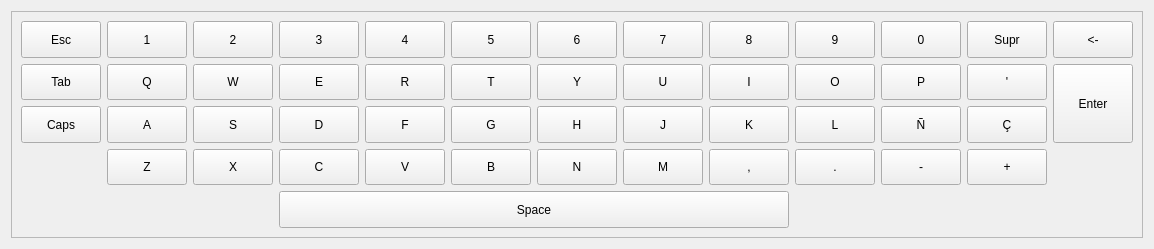
<?xml version="1.0" encoding="UTF-8"?>
<ui version="4.0">
 <class>Form</class>
 <widget class="QWidget" name="Form">
  <property name="geometry">
   <rect>
    <x>0</x>
    <y>0</y>
    <width>1093</width>
    <height>249</height>
   </rect>
  </property>
  <property name="windowTitle">
   <string>Form</string>
  </property>
  <layout class="QHBoxLayout" name="horizontalLayout">
   <item>
    <widget class="QFrame" name="frame">
     <property name="sizePolicy">
      <sizepolicy hsizetype="Preferred" vsizetype="Expanding">
       <horstretch>0</horstretch>
       <verstretch>0</verstretch>
      </sizepolicy>
     </property>
     <property name="styleSheet">
      <string notr="true">font: 75 14pt 'Sans Serif';</string>
     </property>
     <property name="frameShape">
      <enum>QFrame::StyledPanel</enum>
     </property>
     <property name="frameShadow">
      <enum>QFrame::Raised</enum>
     </property>
     <layout class="QGridLayout" name="gridLayout">
      <item row="1" column="2">
       <widget class="QPushButton" name="Key_W">
        <property name="sizePolicy">
         <sizepolicy hsizetype="Expanding" vsizetype="Expanding">
          <horstretch>0</horstretch>
          <verstretch>0</verstretch>
         </sizepolicy>
        </property>
        <property name="text">
         <string>W</string>
        </property>
       </widget>
      </item>
      <item row="1" column="3">
       <widget class="QPushButton" name="Key_E">
        <property name="sizePolicy">
         <sizepolicy hsizetype="Expanding" vsizetype="Expanding">
          <horstretch>0</horstretch>
          <verstretch>0</verstretch>
         </sizepolicy>
        </property>
        <property name="text">
         <string>E</string>
        </property>
       </widget>
      </item>
      <item row="1" column="4">
       <widget class="QPushButton" name="Key_R">
        <property name="sizePolicy">
         <sizepolicy hsizetype="Expanding" vsizetype="Expanding">
          <horstretch>0</horstretch>
          <verstretch>0</verstretch>
         </sizepolicy>
        </property>
        <property name="text">
         <string>R</string>
        </property>
       </widget>
      </item>
      <item row="1" column="5">
       <widget class="QPushButton" name="Key_T">
        <property name="sizePolicy">
         <sizepolicy hsizetype="Expanding" vsizetype="Expanding">
          <horstretch>0</horstretch>
          <verstretch>0</verstretch>
         </sizepolicy>
        </property>
        <property name="text">
         <string>T</string>
        </property>
       </widget>
      </item>
      <item row="1" column="6">
       <widget class="QPushButton" name="Key_Y">
        <property name="sizePolicy">
         <sizepolicy hsizetype="Expanding" vsizetype="Expanding">
          <horstretch>0</horstretch>
          <verstretch>0</verstretch>
         </sizepolicy>
        </property>
        <property name="text">
         <string>Y</string>
        </property>
       </widget>
      </item>
      <item row="1" column="7">
       <widget class="QPushButton" name="Key_U">
        <property name="sizePolicy">
         <sizepolicy hsizetype="Expanding" vsizetype="Expanding">
          <horstretch>0</horstretch>
          <verstretch>0</verstretch>
         </sizepolicy>
        </property>
        <property name="text">
         <string>U</string>
        </property>
       </widget>
      </item>
      <item row="1" column="8">
       <widget class="QPushButton" name="Key_I">
        <property name="sizePolicy">
         <sizepolicy hsizetype="Expanding" vsizetype="Expanding">
          <horstretch>0</horstretch>
          <verstretch>0</verstretch>
         </sizepolicy>
        </property>
        <property name="text">
         <string>I</string>
        </property>
       </widget>
      </item>
      <item row="1" column="9">
       <widget class="QPushButton" name="Key_O">
        <property name="sizePolicy">
         <sizepolicy hsizetype="Expanding" vsizetype="Expanding">
          <horstretch>0</horstretch>
          <verstretch>0</verstretch>
         </sizepolicy>
        </property>
        <property name="text">
         <string>O</string>
        </property>
       </widget>
      </item>
      <item row="2" column="7">
       <widget class="QPushButton" name="Key_J">
        <property name="sizePolicy">
         <sizepolicy hsizetype="Expanding" vsizetype="Expanding">
          <horstretch>0</horstretch>
          <verstretch>0</verstretch>
         </sizepolicy>
        </property>
        <property name="text">
         <string>J</string>
        </property>
       </widget>
      </item>
      <item row="2" column="4">
       <widget class="QPushButton" name="Key_F">
        <property name="sizePolicy">
         <sizepolicy hsizetype="Expanding" vsizetype="Expanding">
          <horstretch>0</horstretch>
          <verstretch>0</verstretch>
         </sizepolicy>
        </property>
        <property name="text">
         <string>F</string>
        </property>
       </widget>
      </item>
      <item row="2" column="8">
       <widget class="QPushButton" name="Key_K">
        <property name="sizePolicy">
         <sizepolicy hsizetype="Expanding" vsizetype="Expanding">
          <horstretch>0</horstretch>
          <verstretch>0</verstretch>
         </sizepolicy>
        </property>
        <property name="text">
         <string>K</string>
        </property>
       </widget>
      </item>
      <item row="2" column="5">
       <widget class="QPushButton" name="Key_G">
        <property name="sizePolicy">
         <sizepolicy hsizetype="Expanding" vsizetype="Expanding">
          <horstretch>0</horstretch>
          <verstretch>0</verstretch>
         </sizepolicy>
        </property>
        <property name="text">
         <string>G</string>
        </property>
       </widget>
      </item>
      <item row="2" column="1">
       <widget class="QPushButton" name="Key_A">
        <property name="sizePolicy">
         <sizepolicy hsizetype="Expanding" vsizetype="Expanding">
          <horstretch>0</horstretch>
          <verstretch>0</verstretch>
         </sizepolicy>
        </property>
        <property name="text">
         <string>A</string>
        </property>
       </widget>
      </item>
      <item row="2" column="9">
       <widget class="QPushButton" name="Key_L">
        <property name="sizePolicy">
         <sizepolicy hsizetype="Expanding" vsizetype="Expanding">
          <horstretch>0</horstretch>
          <verstretch>0</verstretch>
         </sizepolicy>
        </property>
        <property name="text">
         <string>L</string>
        </property>
       </widget>
      </item>
      <item row="2" column="10">
       <widget class="QPushButton" name="Key_Ntilde">
        <property name="sizePolicy">
         <sizepolicy hsizetype="Expanding" vsizetype="Expanding">
          <horstretch>0</horstretch>
          <verstretch>0</verstretch>
         </sizepolicy>
        </property>
        <property name="text">
         <string>Ñ</string>
        </property>
       </widget>
      </item>
      <item row="2" column="2">
       <widget class="QPushButton" name="Key_S">
        <property name="sizePolicy">
         <sizepolicy hsizetype="Expanding" vsizetype="Expanding">
          <horstretch>0</horstretch>
          <verstretch>0</verstretch>
         </sizepolicy>
        </property>
        <property name="text">
         <string>S</string>
        </property>
       </widget>
      </item>
      <item row="2" column="3">
       <widget class="QPushButton" name="Key_D">
        <property name="sizePolicy">
         <sizepolicy hsizetype="Expanding" vsizetype="Expanding">
          <horstretch>0</horstretch>
          <verstretch>0</verstretch>
         </sizepolicy>
        </property>
        <property name="text">
         <string>D</string>
        </property>
       </widget>
      </item>
      <item row="2" column="6">
       <widget class="QPushButton" name="Key_H">
        <property name="sizePolicy">
         <sizepolicy hsizetype="Expanding" vsizetype="Expanding">
          <horstretch>0</horstretch>
          <verstretch>0</verstretch>
         </sizepolicy>
        </property>
        <property name="text">
         <string>H</string>
        </property>
       </widget>
      </item>
      <item row="3" column="7">
       <widget class="QPushButton" name="Key_M">
        <property name="sizePolicy">
         <sizepolicy hsizetype="Expanding" vsizetype="Expanding">
          <horstretch>0</horstretch>
          <verstretch>0</verstretch>
         </sizepolicy>
        </property>
        <property name="text">
         <string>M</string>
        </property>
       </widget>
      </item>
      <item row="3" column="4">
       <widget class="QPushButton" name="Key_V">
        <property name="sizePolicy">
         <sizepolicy hsizetype="Expanding" vsizetype="Expanding">
          <horstretch>0</horstretch>
          <verstretch>0</verstretch>
         </sizepolicy>
        </property>
        <property name="text">
         <string>V</string>
        </property>
       </widget>
      </item>
      <item row="3" column="8">
       <widget class="QPushButton" name="Key_Colon">
        <property name="sizePolicy">
         <sizepolicy hsizetype="Expanding" vsizetype="Expanding">
          <horstretch>0</horstretch>
          <verstretch>0</verstretch>
         </sizepolicy>
        </property>
        <property name="text">
         <string>,</string>
        </property>
       </widget>
      </item>
      <item row="3" column="5">
       <widget class="QPushButton" name="Key_B">
        <property name="sizePolicy">
         <sizepolicy hsizetype="Expanding" vsizetype="Expanding">
          <horstretch>0</horstretch>
          <verstretch>0</verstretch>
         </sizepolicy>
        </property>
        <property name="text">
         <string>B</string>
        </property>
       </widget>
      </item>
      <item row="3" column="1">
       <widget class="QPushButton" name="Key_Z">
        <property name="sizePolicy">
         <sizepolicy hsizetype="Expanding" vsizetype="Expanding">
          <horstretch>0</horstretch>
          <verstretch>0</verstretch>
         </sizepolicy>
        </property>
        <property name="text">
         <string>Z</string>
        </property>
       </widget>
      </item>
      <item row="3" column="9">
       <widget class="QPushButton" name="Key_Period">
        <property name="sizePolicy">
         <sizepolicy hsizetype="Expanding" vsizetype="Expanding">
          <horstretch>0</horstretch>
          <verstretch>0</verstretch>
         </sizepolicy>
        </property>
        <property name="text">
         <string>.</string>
        </property>
       </widget>
      </item>
      <item row="3" column="10">
       <widget class="QPushButton" name="Key_Slash">
        <property name="sizePolicy">
         <sizepolicy hsizetype="Expanding" vsizetype="Expanding">
          <horstretch>0</horstretch>
          <verstretch>0</verstretch>
         </sizepolicy>
        </property>
        <property name="text">
         <string>-</string>
        </property>
       </widget>
      </item>
      <item row="3" column="2">
       <widget class="QPushButton" name="Key_X">
        <property name="sizePolicy">
         <sizepolicy hsizetype="Expanding" vsizetype="Expanding">
          <horstretch>0</horstretch>
          <verstretch>0</verstretch>
         </sizepolicy>
        </property>
        <property name="text">
         <string>X</string>
        </property>
       </widget>
      </item>
      <item row="3" column="3">
       <widget class="QPushButton" name="Key_C">
        <property name="sizePolicy">
         <sizepolicy hsizetype="Expanding" vsizetype="Expanding">
          <horstretch>0</horstretch>
          <verstretch>0</verstretch>
         </sizepolicy>
        </property>
        <property name="text">
         <string>C</string>
        </property>
       </widget>
      </item>
      <item row="3" column="6">
       <widget class="QPushButton" name="Key_N">
        <property name="sizePolicy">
         <sizepolicy hsizetype="Expanding" vsizetype="Expanding">
          <horstretch>0</horstretch>
          <verstretch>0</verstretch>
         </sizepolicy>
        </property>
        <property name="text">
         <string>N</string>
        </property>
       </widget>
      </item>
      <item row="1" column="12" rowspan="2" colspan="2">
       <widget class="QPushButton" name="Key_Enter">
        <property name="sizePolicy">
         <sizepolicy hsizetype="Expanding" vsizetype="Expanding">
          <horstretch>0</horstretch>
          <verstretch>0</verstretch>
         </sizepolicy>
        </property>
        <property name="text">
         <string>Enter</string>
        </property>
       </widget>
      </item>
      <item row="1" column="0">
       <widget class="QPushButton" name="Key_Tab">
        <property name="sizePolicy">
         <sizepolicy hsizetype="Expanding" vsizetype="Expanding">
          <horstretch>0</horstretch>
          <verstretch>0</verstretch>
         </sizepolicy>
        </property>
        <property name="text">
         <string>Tab</string>
        </property>
       </widget>
      </item>
      <item row="2" column="0">
       <widget class="QPushButton" name="pushCaps">
        <property name="sizePolicy">
         <sizepolicy hsizetype="Expanding" vsizetype="Expanding">
          <horstretch>0</horstretch>
          <verstretch>0</verstretch>
         </sizepolicy>
        </property>
        <property name="text">
         <string>Caps</string>
        </property>
        <property name="checkable">
         <bool>true</bool>
        </property>
       </widget>
      </item>
      <item row="0" column="0">
       <widget class="QPushButton" name="pushEscape">
        <property name="sizePolicy">
         <sizepolicy hsizetype="Expanding" vsizetype="Expanding">
          <horstretch>0</horstretch>
          <verstretch>0</verstretch>
         </sizepolicy>
        </property>
        <property name="text">
         <string>Esc</string>
        </property>
       </widget>
      </item>
      <item row="4" column="3" colspan="6">
       <widget class="QPushButton" name="Key_Space">
        <property name="sizePolicy">
         <sizepolicy hsizetype="Expanding" vsizetype="Expanding">
          <horstretch>0</horstretch>
          <verstretch>0</verstretch>
         </sizepolicy>
        </property>
        <property name="text">
         <string>Space</string>
        </property>
       </widget>
      </item>
      <item row="0" column="7">
       <widget class="QPushButton" name="Key_7">
        <property name="sizePolicy">
         <sizepolicy hsizetype="Expanding" vsizetype="Expanding">
          <horstretch>0</horstretch>
          <verstretch>0</verstretch>
         </sizepolicy>
        </property>
        <property name="text">
         <string>7</string>
        </property>
       </widget>
      </item>
      <item row="0" column="9">
       <widget class="QPushButton" name="Key_9">
        <property name="sizePolicy">
         <sizepolicy hsizetype="Expanding" vsizetype="Expanding">
          <horstretch>0</horstretch>
          <verstretch>0</verstretch>
         </sizepolicy>
        </property>
        <property name="text">
         <string>9</string>
        </property>
       </widget>
      </item>
      <item row="0" column="2">
       <widget class="QPushButton" name="Key_2">
        <property name="sizePolicy">
         <sizepolicy hsizetype="Expanding" vsizetype="Expanding">
          <horstretch>0</horstretch>
          <verstretch>0</verstretch>
         </sizepolicy>
        </property>
        <property name="text">
         <string>2</string>
        </property>
       </widget>
      </item>
      <item row="0" column="3">
       <widget class="QPushButton" name="Key_3">
        <property name="sizePolicy">
         <sizepolicy hsizetype="Expanding" vsizetype="Expanding">
          <horstretch>0</horstretch>
          <verstretch>0</verstretch>
         </sizepolicy>
        </property>
        <property name="text">
         <string>3</string>
        </property>
       </widget>
      </item>
      <item row="0" column="1">
       <widget class="QPushButton" name="Key_1">
        <property name="sizePolicy">
         <sizepolicy hsizetype="Expanding" vsizetype="Expanding">
          <horstretch>0</horstretch>
          <verstretch>0</verstretch>
         </sizepolicy>
        </property>
        <property name="text">
         <string>1</string>
        </property>
       </widget>
      </item>
      <item row="0" column="5">
       <widget class="QPushButton" name="Key_5">
        <property name="sizePolicy">
         <sizepolicy hsizetype="Expanding" vsizetype="Expanding">
          <horstretch>0</horstretch>
          <verstretch>0</verstretch>
         </sizepolicy>
        </property>
        <property name="text">
         <string>5</string>
        </property>
       </widget>
      </item>
      <item row="0" column="6">
       <widget class="QPushButton" name="Key_6">
        <property name="sizePolicy">
         <sizepolicy hsizetype="Expanding" vsizetype="Expanding">
          <horstretch>0</horstretch>
          <verstretch>0</verstretch>
         </sizepolicy>
        </property>
        <property name="text">
         <string>6</string>
        </property>
       </widget>
      </item>
      <item row="0" column="8">
       <widget class="QPushButton" name="Key_8">
        <property name="sizePolicy">
         <sizepolicy hsizetype="Expanding" vsizetype="Expanding">
          <horstretch>0</horstretch>
          <verstretch>0</verstretch>
         </sizepolicy>
        </property>
        <property name="text">
         <string>8</string>
        </property>
       </widget>
      </item>
      <item row="1" column="1">
       <widget class="QPushButton" name="Key_Q">
        <property name="sizePolicy">
         <sizepolicy hsizetype="Expanding" vsizetype="Expanding">
          <horstretch>0</horstretch>
          <verstretch>0</verstretch>
         </sizepolicy>
        </property>
        <property name="text">
         <string>Q</string>
        </property>
       </widget>
      </item>
      <item row="0" column="12" colspan="2">
       <widget class="QPushButton" name="Key_Backspace">
        <property name="sizePolicy">
         <sizepolicy hsizetype="Expanding" vsizetype="Expanding">
          <horstretch>0</horstretch>
          <verstretch>0</verstretch>
         </sizepolicy>
        </property>
        <property name="text">
         <string>&lt;-</string>
        </property>
       </widget>
      </item>
      <item row="1" column="11">
       <widget class="QPushButton" name="Key_Apostrophe">
        <property name="sizePolicy">
         <sizepolicy hsizetype="Expanding" vsizetype="Expanding">
          <horstretch>0</horstretch>
          <verstretch>0</verstretch>
         </sizepolicy>
        </property>
        <property name="text">
         <string>'</string>
        </property>
       </widget>
      </item>
      <item row="3" column="11">
       <widget class="QPushButton" name="Key_Plus">
        <property name="sizePolicy">
         <sizepolicy hsizetype="Expanding" vsizetype="Expanding">
          <horstretch>0</horstretch>
          <verstretch>0</verstretch>
         </sizepolicy>
        </property>
        <property name="text">
         <string>+</string>
        </property>
       </widget>
      </item>
      <item row="2" column="11">
       <widget class="QPushButton" name="Key_cedilla">
        <property name="sizePolicy">
         <sizepolicy hsizetype="Expanding" vsizetype="Expanding">
          <horstretch>0</horstretch>
          <verstretch>0</verstretch>
         </sizepolicy>
        </property>
        <property name="text">
         <string>Ç</string>
        </property>
       </widget>
      </item>
      <item row="0" column="10">
       <widget class="QPushButton" name="Key_0">
        <property name="sizePolicy">
         <sizepolicy hsizetype="Expanding" vsizetype="Expanding">
          <horstretch>0</horstretch>
          <verstretch>0</verstretch>
         </sizepolicy>
        </property>
        <property name="text">
         <string>0</string>
        </property>
       </widget>
      </item>
      <item row="1" column="10">
       <widget class="QPushButton" name="Key_P">
        <property name="sizePolicy">
         <sizepolicy hsizetype="Expanding" vsizetype="Expanding">
          <horstretch>0</horstretch>
          <verstretch>0</verstretch>
         </sizepolicy>
        </property>
        <property name="text">
         <string>P</string>
        </property>
       </widget>
      </item>
      <item row="0" column="4">
       <widget class="QPushButton" name="Key_4">
        <property name="sizePolicy">
         <sizepolicy hsizetype="Expanding" vsizetype="Expanding">
          <horstretch>0</horstretch>
          <verstretch>0</verstretch>
         </sizepolicy>
        </property>
        <property name="text">
         <string>4</string>
        </property>
       </widget>
      </item>
      <item row="0" column="11">
       <widget class="QPushButton" name="Key_Delete">
        <property name="sizePolicy">
         <sizepolicy hsizetype="Expanding" vsizetype="Expanding">
          <horstretch>0</horstretch>
          <verstretch>0</verstretch>
         </sizepolicy>
        </property>
        <property name="text">
         <string>Supr</string>
        </property>
       </widget>
      </item>
     </layout>
    </widget>
   </item>
  </layout>
 </widget>
 <resources/>
 <connections/>
</ui>
